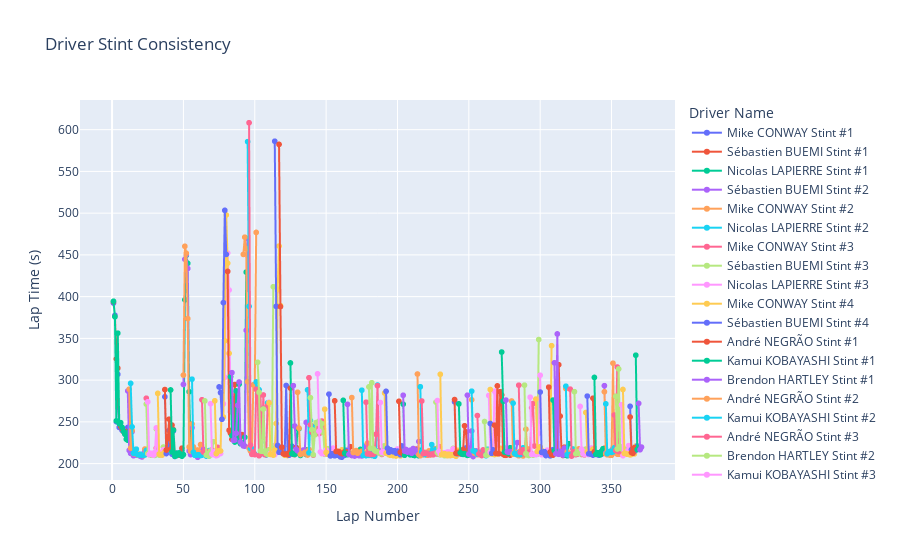

Notebook code for this chart:
### Code cell
fig = px.line(LeMans,
    x="lap_number",
    y="lap_time_s",
    title="Driver Stint Consistency",
    color="driver_stint",
    line_group="team_no",
    markers=True,
    labels={                  
        "lap_number": "Lap Number",
        "lap_time_s": "Lap Time (s)",
        "driver_stint": "Driver Stint",
        "team_no": "Team Number"
    }
)

fig.update_layout(
    xaxis_title="Lap Number",
    yaxis_title="Lap Time (s)",
    legend_title="Driver Name"
)

fig.show()
